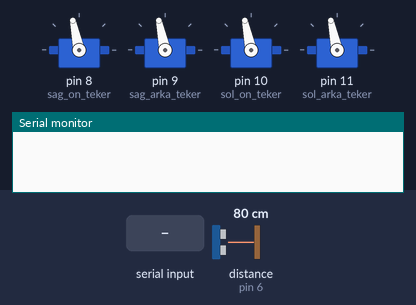
Recording of a sketch running on a simulated Arduino Leonardo, built with avr-gcc and run on an emulated ATmega32U4. On the bench: 4 × servo, the last lines printed to the serial monitor. Inputs (shaded band) come from the test bench; at power-on: distance to the obstacle (sensor on pin 6) 80 cm. The echo pulse lasts 58.3 µs per cm.

Above: at 6.2 s.
6.3 s: "sola" received over the second serial link
At 8.3 s:
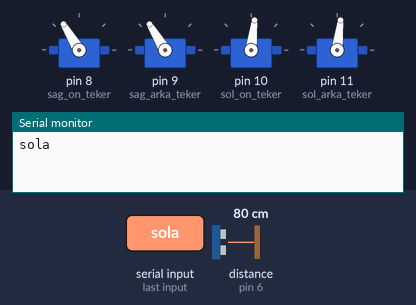
8.8 s: "ileri" received over the second serial link
At 10.3 s:
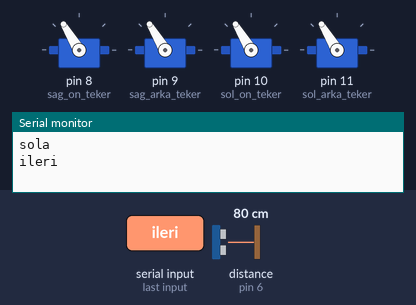
11.3 s: "saga" received over the second serial link
At 13.3 s:
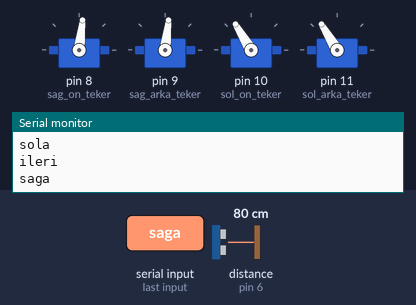
13.8 s: "sol" received over the second serial link
At 15.2 s:
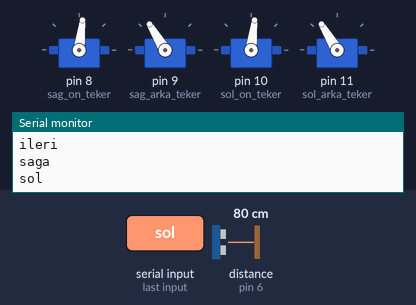
16.3 s: "sag" received over the second serial link
At 18.4 s:
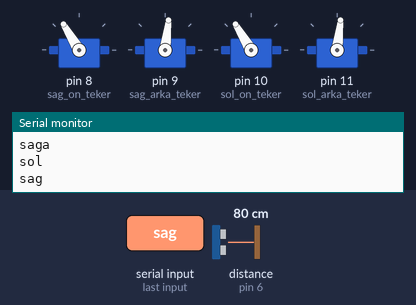
18.8 s: "solageri" received over the second serial link
At 20.2 s:
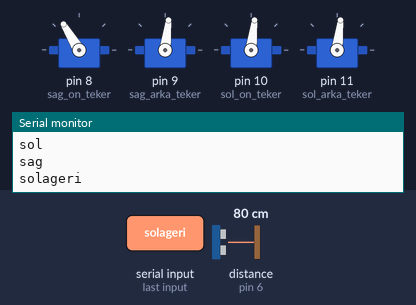
Timing chart, 0 to 21.8 s (numbered marks = the images above; inputs shaded):
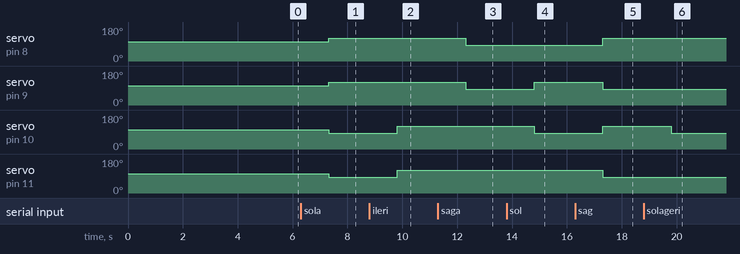

The sketch:

mecanum.ino
```cpp
#include<Servo.h> //Servo kütüphanesi dahil edildi.
#include<SoftwareSerial.h>  //SoftwareSerial kütüphanesi dahil edildi.

//Motorlar servo olarak tanımlandı
Servo sag_on_teker;
Servo sag_arka_teker;
Servo sol_on_teker;
Servo sol_arka_teker;

//Motorların min-max PWM değerleri, ileri ve geri hız değerleri kod bloğu içerisinde değişmeyecek şekilde tanımlandı.
#define Max 870
#define Min 870
#define hiz 700
#define ghiz 300

String state;//Bluetooth üzerinde gelen mesajlar burada tutulur.
SoftwareSerial BT(18,19); //Arduino (RX,TX) - HC06 Bluetooth (TX,RX). Bluetooth haberleşmesi için pinler belirlendi.

//Uzaklık sensörlerinin pin değerleri ve maksimum uzaklık değeri kod bloğu içeerisinde değişmeyecek şekilde tanımlandı.
#define trigPin 7
#define echoPin 6
#define Max_Uzaklik 5 //5 cm

//long 64 bit uzunluktadır. Mesafe hesabı için long ile tanımlama yapıldı.
long uzaklik;
long sure;

//Tanımlamalar yapılır.
void setup() {

  Serial.begin(9600); //Saniyede 9600 bit hızında veri gönderir. Seri port ekranı için başlatıldı.
  Serial1.begin(9600);  //Serial1, bluetooth için başlatıldı.

  pinMode(trigPin, OUTPUT); //Uzaklık sensörünün ses dalgası gönderen kısmıdır. Pin ve ses dalgası gönderdiği için çıkış olarak ayarlandı.
  pinMode(echoPin, INPUT);  //Sensörün ses dalgasını alan kısmıdır. Pin ve ses dalgası aldığı için giriş olarak ayarlandı.

 // pinMode(13, OUTPUT); Bluetooth haberleşmesini test etmek için konulan led

/*Motorların kontrol girişine gelen sinyal uzunluğuna göre açı değerini değiştirir. Belirli sinyal aralığında çalışır.
  Kullanılan motor olan için bu değer (870,870)
*/
  sag_on_teker.attach(8,Min,Max); //Sağ ön teker motor pini PWM değerleriyle ayarlandı
  sag_arka_teker.attach(9,Min,Max); //Sağ arka teker motor pini
  sol_on_teker.attach(10,Min,Max);  //Sol ön teker motor pini
  sol_arka_teker.attach(11,Min,Max);  //Sol arka teker motor pini

/*Kullanılan ESC'lerin, her başlatıldığında kalibrasyonu yapılması gerekmektedir.
  Kullanılan motorlar için bu değer 500'dür.
  ESC'lerin en az 3 saniyede kalibrasyonu tamamlanmaktadır.
*/
  sag_on_teker.write(hizFonk(500)); // ESC kalibrasyonu
  sag_arka_teker.write(hizFonk(500)); // ESC kalibrasyonu
  sol_on_teker.write(hizFonk(500)); // ESC kalibrasyonu
  sol_arka_teker.write(hizFonk(500)); // ESC kalibrasyonu
  delay(5000);


}

void loop() { //İçerisindeki kodlar güç kesilinceye kadar çalışır

  while(Serial1.available()){ // Serial1 (Bluetooth) veri alışverişini kontrol eder
    delay(10);
//Veriler telefon-tablet uygulamasından String olarak gönderilir.
    String c = Serial1.readString();  //Bluetooth'tan gelen verileri okur ve değişkene atar.
//  Serial.write((Serial1.read())); //Bluetooth'tan veri geliyor mu kontrolü
    state += c; //Değişkene atanan değerler state değişkeninde birleştirlir
    Serial.println(state);  //Seri port ekranından Bluetooth'tan gelen veriler gösterilir
    }

    if(state.length()>0){ //Veri gelirse aşağıdaki işlemleri yapacaktır.

/*  Telefon-tablet uygulamasından gelen veriler kontrol bloklarında denetlenerek aracın istenilen hareketi yapması sağlanır.
    Mesafe sönserlerinden gelen bilgiyi okur ve bir yere çarpmamak için durur.
*/
      if(state == "sola"){
         solaDon();
         mesafeKontrol();
        }

      else if(state == "ileri"){
          ileriGit();
          mesafeKontrol();
        }

      else if(state == "saga"){
          sagaDon();
          mesafeKontrol();
      }
      else if(state == "sol"){
          solaGit();
          mesafeKontrol();
        }

      else if(state == "dur"){
          dur();
        }

      else if(state == "sag"){
          sagaGit();
          mesafeKontrol();
        }

      else if(state == "solageri"){
          solaGeriGit();
          mesafeKontrol();
        }

      else if(state == "geri"){
          geriGit();
          mesafeKontrol();
        }

      else if(state == "sagageri"){
          sagaGeriGit();
          mesafeKontrol();
        }

       else{  //Komut gelmezse durur.
          dur();
        }

        state = ""; //Bluetooth'tan gelen veri sıfırlanır ve döngünün başına döner.
      }
}

//Hız fonksiyonu

int hizFonk(int value){ //Belirli değer aralığında olan tam sayı değerleri değiştirilecek
  return map(value, 0, 1000, 55, 150);  //map(değişken, min mevcut değer, max mevcut değer, yeni min değer, yeni max değer)
}

//Mesafe kontrolü
void mesafeKontrol(){

  digitalWrite(trigPin, LOW); //trigPin'i başlat.
  delayMicroseconds(5);
  digitalWrite(trigPin, HIGH);  //Ses dalgası gönder.
  delayMicroseconds(10);
  digitalWrite(trigPin,LOW);  //Yeni ses dalgası üretebilmesi için LOW değerinde

  sure = pulseIn(echoPin, HIGH);  //Gönderilen ses dalgasının geri dönme süresini hesaplar.
  uzaklik = sure/29.1/2;  //Ölçülen süre uzaklığa çevrilir.

  if(uzaklik < Max_Uzaklik){
/*    //Bluetooth ve mesafe sensörü denemesi için led denemesi
      digitalWrite(13,HIGH);
      delay(1000);
      digitalWrite(13,LOW);
*/
      dur();  //Mesafe belirtilen max uzaklıktan küçükse dur fonksiyonu çağırılır.
    }

  }

//Hareket Fonksiyonları
void ileriGit(){

  sag_on_teker.write(hizFonk(hiz));
  sag_arka_teker.write(hizFonk(hiz));
  sol_on_teker.write(hizFonk(hiz));
  sol_arka_teker.write(hizFonk(hiz));

  }

void geriGit(){

  sag_on_teker.write(hizFonk(ghiz));
  sag_arka_teker.write(hizFonk(ghiz));
  sol_on_teker.write(hizFonk(ghiz));
  sol_arka_teker.write(hizFonk(ghiz));
  }

void sagaGit(){

  sag_on_teker.write(hizFonk(hiz));
  sag_arka_teker.write(hizFonk(ghiz));
  sol_on_teker.write(hizFonk(hiz));
  sol_arka_teker.write(hizFonk(ghiz));

  }


void solaGit(){

  sag_on_teker.write(hizFonk(ghiz));
  sag_arka_teker.write(hizFonk(hiz));
  sol_on_teker.write(hizFonk(ghiz));
  sol_arka_teker.write(hizFonk(hiz));

  }

void sagaDon(){

  sag_on_teker.write(hizFonk(ghiz));
  sag_arka_teker.write(hizFonk(ghiz));
  sol_on_teker.write(hizFonk(hiz));
  sol_arka_teker.write(hizFonk(hiz));

  }

void solaDon(){

  sag_on_teker.write(hizFonk(hiz));
  sag_arka_teker.write(hizFonk(hiz));
  sol_on_teker.write(hizFonk(ghiz));
  sol_arka_teker.write(hizFonk(ghiz));

  }

void sagaIleriGit(){

//  sag_on_teker.write(hizFonk(ghiz));
  sag_arka_teker.write(hizFonk(ghiz));
  sol_on_teker.write(hizFonk(hiz));
//  sol_arka_teker.write(hizFonk(hiz));

  }

void sagaGeriGit(){

  sag_on_teker.write(hizFonk(ghiz));
//  sag_arka_teker.write(hizFonk(ghiz));
// sol_on_teker.write(hizFonk(hiz));
  sol_arka_teker.write(hizFonk(ghiz));

  }

void solaIleriGit(){

  sag_on_teker.write(hizFonk(hiz));
//  sag_arka_teker.write(hizFonk(ghiz));
//  sol_on_teker.write(hizFonk(hiz));
  sol_arka_teker.write(hizFonk(hiz));

  }

void solaGeriGit(){

//  sag_on_teker.write(hizFonk(hiz));
  sag_arka_teker.write(hizFonk(ghiz));
  sol_on_teker.write(hizFonk(ghiz));
//  sol_arka_teker.write(hizFonk(hiz));

  }

void dur(){

  sag_on_teker.write(hizFonk(500));
  sag_arka_teker.write(hizFonk(500));
  sol_on_teker.write(hizFonk(500));
  sol_arka_teker.write(hizFonk(500));

  }
```

Measured:
- after the input at 6.3 s, servo on pin 8 (sag_on_teker), servo on pin 9 (sag_arka_teker): 102° → 121° after 1.0 s; servo on pin 10 (sol_on_teker), servo on pin 11 (sol_arka_teker): 102° → 83° after 1.0 s
- after the input at 8.8 s, servo on pin 10 (sol_on_teker), servo on pin 11 (sol_arka_teker): 83° → 121° after 1.0 s
- after the input at 11.3 s, servo on pin 8 (sag_on_teker), servo on pin 9 (sag_arka_teker): 121° → 83° after 1.0 s
- after the input at 13.8 s, servo on pin 9 (sag_arka_teker): 83° → 121° after 1.0 s; servo on pin 10 (sol_on_teker): 121° → 83° after 1.0 s
- after the input at 16.3 s, servo on pin 8 (sag_on_teker), servo on pin 10 (sol_on_teker): 83° → 121° after 1.0 s; servo on pin 9 (sag_arka_teker), servo on pin 11 (sol_arka_teker): 121° → 83° after 1.0 s
- after the input at 18.8 s, servo on pin 10 (sol_on_teker): 121° → 83° after 1.0 s
